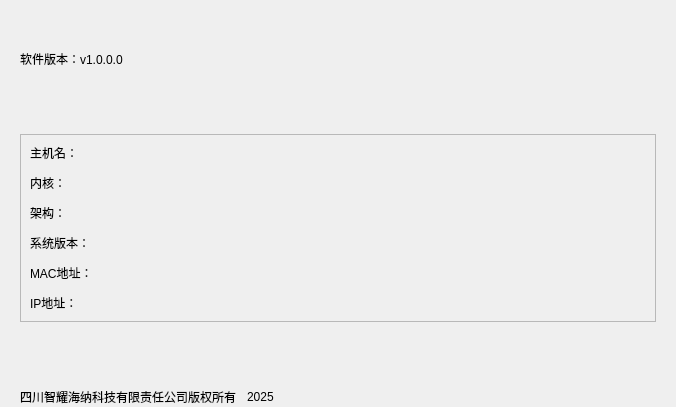
<?xml version="1.0" encoding="UTF-8"?>
<ui version="4.0">
 <class>about_dlg</class>
 <widget class="QWidget" name="about_dlg">
  <property name="geometry">
   <rect>
    <x>0</x>
    <y>0</y>
    <width>676</width>
    <height>407</height>
   </rect>
  </property>
  <property name="windowTitle">
   <string>Form</string>
  </property>
  <layout class="QVBoxLayout" name="verticalLayout_2">
   <property name="spacing">
    <number>16</number>
   </property>
   <property name="leftMargin">
    <number>20</number>
   </property>
   <property name="topMargin">
    <number>20</number>
   </property>
   <property name="rightMargin">
    <number>20</number>
   </property>
   <property name="bottomMargin">
    <number>0</number>
   </property>
   <item>
    <widget class="QLabel" name="label_logo">
     <property name="text">
      <string/>
     </property>
    </widget>
   </item>
   <item>
    <widget class="QLabel" name="label_version">
     <property name="text">
      <string>软件版本：v1.0.0.0</string>
     </property>
    </widget>
   </item>
   <item>
    <spacer name="verticalSpacer_2">
     <property name="orientation">
      <enum>Qt::Vertical</enum>
     </property>
     <property name="sizeHint" stdset="0">
      <size>
       <width>20</width>
       <height>40</height>
      </size>
     </property>
    </spacer>
   </item>
   <item>
    <widget class="QFrame" name="frame_system_info">
     <property name="frameShape">
      <enum>QFrame::StyledPanel</enum>
     </property>
     <property name="frameShadow">
      <enum>QFrame::Raised</enum>
     </property>
     <layout class="QFormLayout" name="formLayout">
      <property name="verticalSpacing">
       <number>12</number>
      </property>
      <item row="0" column="0">
       <widget class="QLabel" name="label_2">
        <property name="text">
         <string>主机名：</string>
        </property>
       </widget>
      </item>
      <item row="0" column="1">
       <widget class="QLabel" name="label_pc_name">
        <property name="text">
         <string/>
        </property>
       </widget>
      </item>
      <item row="1" column="0">
       <widget class="QLabel" name="label_3">
        <property name="text">
         <string>内核：</string>
        </property>
       </widget>
      </item>
      <item row="1" column="1">
       <widget class="QLabel" name="label_system">
        <property name="text">
         <string/>
        </property>
       </widget>
      </item>
      <item row="2" column="0">
       <widget class="QLabel" name="label_4">
        <property name="text">
         <string>架构：</string>
        </property>
       </widget>
      </item>
      <item row="2" column="1">
       <widget class="QLabel" name="label_architecture">
        <property name="text">
         <string/>
        </property>
       </widget>
      </item>
      <item row="3" column="0">
       <widget class="QLabel" name="label_5">
        <property name="text">
         <string>系统版本：</string>
        </property>
       </widget>
      </item>
      <item row="3" column="1">
       <widget class="QLabel" name="label_sysytem_ver">
        <property name="text">
         <string/>
        </property>
       </widget>
      </item>
      <item row="4" column="0">
       <widget class="QLabel" name="label_6">
        <property name="text">
         <string>MAC地址：</string>
        </property>
       </widget>
      </item>
      <item row="4" column="1">
       <widget class="QLabel" name="label_macaddress">
        <property name="text">
         <string/>
        </property>
       </widget>
      </item>
      <item row="5" column="0">
       <widget class="QLabel" name="label_7">
        <property name="text">
         <string>IP地址：</string>
        </property>
       </widget>
      </item>
      <item row="5" column="1">
       <widget class="QLabel" name="label_ip">
        <property name="text">
         <string/>
        </property>
       </widget>
      </item>
     </layout>
    </widget>
   </item>
   <item>
    <spacer name="verticalSpacer">
     <property name="orientation">
      <enum>Qt::Vertical</enum>
     </property>
     <property name="sizeHint" stdset="0">
      <size>
       <width>20</width>
       <height>40</height>
      </size>
     </property>
    </spacer>
   </item>
   <item>
    <layout class="QHBoxLayout" name="horizontalLayout">
     <property name="spacing">
      <number>2</number>
     </property>
     <item>
      <widget class="QLabel" name="label_8">
       <property name="text">
        <string>四川智耀海纳科技有限责任公司版权所有</string>
       </property>
      </widget>
     </item>
     <item>
      <widget class="QLabel" name="label_coypright">
       <property name="text">
        <string/>
       </property>
      </widget>
     </item>
     <item>
      <widget class="QLabel" name="label">
       <property name="text">
        <string>2025</string>
       </property>
      </widget>
     </item>
     <item>
      <spacer name="horizontalSpacer">
       <property name="orientation">
        <enum>Qt::Horizontal</enum>
       </property>
       <property name="sizeHint" stdset="0">
        <size>
         <width>40</width>
         <height>20</height>
        </size>
       </property>
      </spacer>
     </item>
    </layout>
   </item>
  </layout>
 </widget>
 <resources/>
 <connections/>
</ui>
